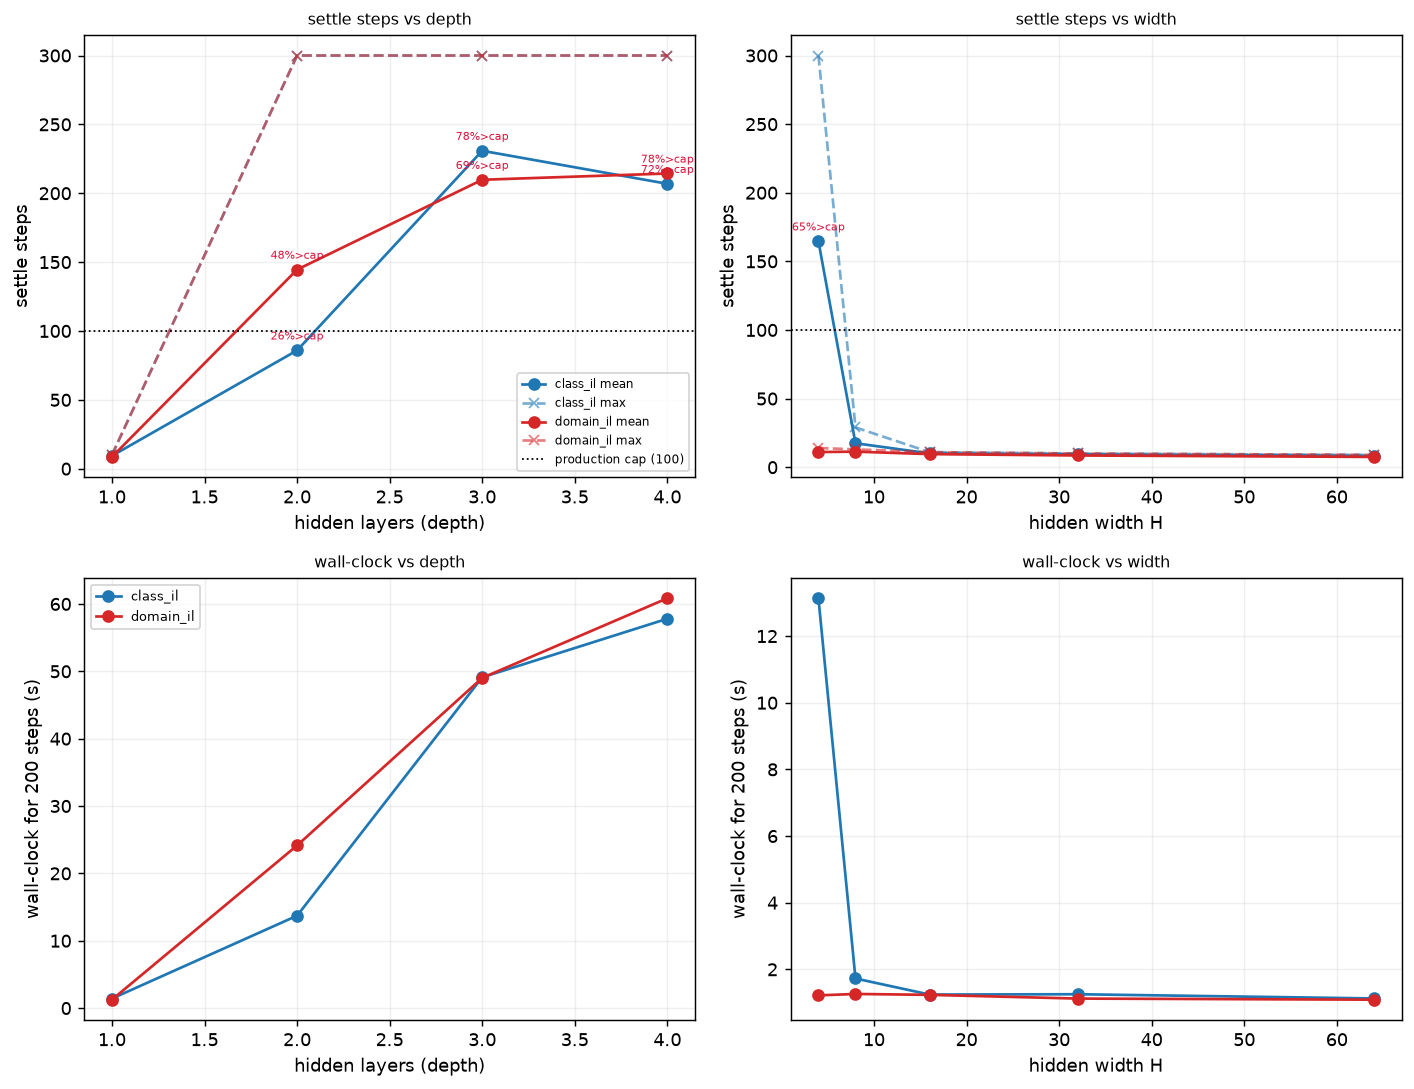

Write Python code to recreate this figure.
"""Does PC's settle step count grow with depth (a candidate explanation for 342's unusually long
runtime, since PC's settle control -- dt=0.4, adaptive stop -- was only validated at depth=1), and
does anything similarly unexpected show up across width (which might help explain the width
sweep's own non-monotonic pattern, e.g. H=8 not reaching significance while H=16/32/64 did)?

Report series 2, decade 345. Diagnostic, not a headline result -- mirrors 334's design (settle
steps under the established adaptive-stop criterion, read off LIVE training rather than a
separate probe) but sweeps depth and width instead of dt, which 334 already covered.

CHEAP APPROXIMATION, stated: a full matched-competence run at every depth/width (like 341/342
themselves) would cost exactly what this is trying to explain cheaply. Instead: N_STEPS=200 of
FIXED joint training (all classes at once, no task switch, no early stopping -- same simplification
344 used) per depth/width point, settle steps read off handle["diag"]["settle_steps"] after every
update (330's pattern). This does not reproduce 341/342 exactly, but it directly tests the
mechanism in question -- does settling itself cost more steps -- much more cheaply.

SETTLE_STEP_CAP here is 300, not the production 100 -- deliberately generous, so a depth/width
point that would be truncated in production shows up as a real, uncapped number here instead of
silently hitting the same ceiling. The production cap (100) is also checked against directly: the
fraction of updates that would have exceeded it is reported, since that fraction -- not just the
mean -- is what would make 341/342 slow (every capped update pays the full 100-step cost).

DEPTHS = [1,2,3,4] at width=32 (342's own grid). WIDTHS = [4,8,16,32,64] at depth=1 (341's own
grid). lr fixed at pc's established default (0.02). 3 seeds -- diagnostic, not a headline number.

One figure: 345_settle_steps_vs_depth_width.png, 2 rows (settle steps: mean+max; wall-clock for
the 200-step window) x 2 columns (depth axis, width axis), both scenarios overlaid per panel.
"""
import sys
import time
from pathlib import Path

ROOT = Path(__file__).resolve().parents[1]
sys.path.insert(0, str(ROOT))

import yaml
import numpy as np
import torch
import matplotlib.pyplot as plt

from src.protocol import PROTOCOL, replace, load, build, figure_path as _figure_path, \
    array_path as _array_path
from src.runner import _loader

SMOKE = "--smoke" in sys.argv
REPLOT = "--replot" in sys.argv

OPTIMAL_DT = 0.4
SETTLE_DELTA_TOL = 1e-4
SETTLE_PATIENCE = 3
PRODUCTION_CAP = 100   # what 341/342 actually use -- compared against here, not re-imposed

with open(Path(__file__).parent / "config_300.yaml") as f:
    CFG = yaml.safe_load(f)

if SMOKE:
    SEEDS, SEED_START = 2, 10
    DEPTHS, WIDTHS = [1, 2], [4, 32]
    N_STEPS = 20
    SETTLE_STEP_CAP = 60
    print("--smoke: tiny budget, results are NOT meaningful\n")
else:
    SEEDS = 3
    SEED_START = CFG["training"]["seed_start"]
    DEPTHS = [1, 2, 3, 4]
    WIDTHS = [4, 8, 16, 32, 64]
    N_STEPS = 200
    SETTLE_STEP_CAP = 300   # generous -- see docstring

SCENARIOS = CFG["data"]["scenarios"]
PC_LR = CFG["training"]["learning_rate"]["pc"]

BASE_PROTOCOL = replace(
    PROTOCOL,
    img_size=CFG["data"]["img_size"], n_tasks=CFG["data"]["n_tasks"],
    classes_per_task=CFG["data"]["classes_per_task"], fashion=CFG["data"]["fashion"],
    act=CFG["architecture"]["activation"], bias=CFG["architecture"]["bias"],
    init=CFG["architecture"]["init"],
    loss=CFG["output_layer"]["loss"], target=CFG["output_layer"]["target"],
    mask=CFG["output_layer"]["mask"], reduction=CFG["output_layer"]["reduction"],
    optimizer=CFG["training"]["optimizer"], batch=CFG["training"]["batch_size"],
    device=CFG["evaluation"]["device"],
)


def figure_path():
    return _figure_path(__file__, "SMOKE" if SMOKE else "")


def array_path():
    return _array_path(__file__, "SMOKE" if SMOKE else "")


def _row_for(proto, seed, data):
    """(mean_settle_steps, max_settle_steps, frac_over_production_cap, wallclock_seconds) over
    N_STEPS of fixed joint training."""
    handle = {}
    train_step, predict = build(proto, "pc", seed, handle=handle, lr=PC_LR, dt=OPTIMAL_DT,
                                steps=SETTLE_STEP_CAP, stop_delta=SETTLE_DELTA_TOL,
                                stop_patience=SETTLE_PATIENCE)
    settle_log = []

    # Domain-IL shares output units across the (here, single joint) class group -- label_map
    # remaps the 10 raw class ids onto the 5 output units train_step/pc_update actually expect.
    # None for Class-IL (out_dim == n_classes, so raw ids already are the right target index).
    tasks = proto.tasks(seed)
    lmap = proto.label_map(tasks)

    def wrapped(x, y, active=None):
        if lmap is not None:
            y = torch.tensor([lmap[int(v)] for v in y.tolist()], device=y.device)
            active = None if active is None else sorted({lmap[int(c)] for c in active})
        train_step(x, y, active=active)
        if "settle_steps" in handle["diag"]:
            settle_log.append(handle["diag"]["settle_steps"])

    classes = list(range(proto.n_classes))
    loader = _loader(data.train, data.class_idx, classes, proto.batch, seed=seed)
    it = iter(loader)
    t0 = time.perf_counter()
    for _ in range(N_STEPS):
        try:
            x, y = next(it)
        except StopIteration:
            it = iter(loader)
            x, y = next(it)
        wrapped(x.to(proto.device), y.to(proto.device), active=classes)
    wallclock = time.perf_counter() - t0

    s = np.array(settle_log, dtype=float)
    frac_over = float(np.mean(s >= PRODUCTION_CAP)) if s.size else float("nan")
    return float(s.mean()), float(s.max()), frac_over, wallclock


if REPLOT and Path(array_path()).exists():
    rows = list(np.load(array_path(), allow_pickle=True)["data"])
    print("--replot: redrawing from saved arrays, no training\n")
else:
    rows = []
    t0 = time.perf_counter()
    for scenario in SCENARIOS:
        proto = replace(BASE_PROTOCOL, scenario=scenario)
        for axis, values in [("depth", DEPTHS), ("width", WIDTHS)]:
            for v in values:
                p = replace(proto, hidden=32, n_layers=1)
                p = replace(p, n_layers=v) if axis == "depth" else replace(p, hidden=v)
                data = load(p)
                for seed in range(SEED_START, SEED_START + SEEDS):
                    mean_s, max_s, frac_over, wc = _row_for(p, seed, data)
                    rows.append((scenario, axis, v, seed, mean_s, max_s, frac_over, wc))
        print(f"  {scenario:10s} done   [{time.perf_counter() - t0:5.0f}s]")
    np.savez(array_path(), data=np.array(rows, dtype=object))
    print("saved arrays")


def _vals(scenario, axis, v, col):
    return np.array([r[col] for r in rows
                     if r[0] == scenario and r[1] == axis and r[2] == v], dtype=float)


SCEN_COLOR = {"class_il": "tab:blue", "domain_il": "tab:red"}
COL = dict(mean_s=4, max_s=5, frac_over=6, wallclock=7)

fig, axes = plt.subplots(2, 2, figsize=(11, 8.5))
for col_i, (axis, values, xlabel) in enumerate([("depth", DEPTHS, "hidden layers (depth)"),
                                               ("width", WIDTHS, "hidden width H")]):
    ax_settle, ax_wall = axes[0][col_i], axes[1][col_i]
    for scenario in SCENARIOS:
        means = [_vals(scenario, axis, v, COL["mean_s"]).mean() for v in values]
        maxes = [_vals(scenario, axis, v, COL["max_s"]).max() for v in values]
        ax_settle.plot(values, means, marker="o", color=SCEN_COLOR[scenario],
                      label=f"{scenario} mean")
        ax_settle.plot(values, maxes, marker="x", ls="--", color=SCEN_COLOR[scenario],
                      label=f"{scenario} max", alpha=0.6)
        for v, m in zip(values, means):
            frac = _vals(scenario, axis, v, COL["frac_over"]).mean()
            if frac > 0:
                ax_settle.annotate(f"{frac:.0%}>cap", (v, m), fontsize=6, color="crimson",
                                  xytext=(0, 6), textcoords="offset points", ha="center")

        wall = [_vals(scenario, axis, v, COL["wallclock"]).mean() for v in values]
        ax_wall.plot(values, wall, marker="o", color=SCEN_COLOR[scenario], label=scenario)

    ax_settle.axhline(PRODUCTION_CAP, color="black", ls=":", lw=1,
                      label=f"production cap ({PRODUCTION_CAP})")
    ax_settle.set_xlabel(xlabel); ax_settle.set_ylabel("settle steps")
    ax_settle.set_title(f"settle steps vs {axis}", fontsize=9)
    ax_settle.grid(alpha=0.2)
    if col_i == 0:
        ax_settle.legend(fontsize=6.5)

    ax_wall.set_xlabel(xlabel); ax_wall.set_ylabel(f"wall-clock for {N_STEPS} steps (s)")
    ax_wall.set_title(f"wall-clock vs {axis}", fontsize=9)
    ax_wall.grid(alpha=0.2)
    if col_i == 0:
        ax_wall.legend(fontsize=7)

fig.tight_layout()
fig.savefig(figure_path(), dpi=130, bbox_inches="tight")
print(f"saved {figure_path()}")

print("\nsummary (mean settle steps -> production-cap fraction):")
for scenario in SCENARIOS:
    print(f"  {scenario}")
    for axis, values in [("depth", DEPTHS), ("width", WIDTHS)]:
        for v in values:
            m = _vals(scenario, axis, v, COL["mean_s"]).mean()
            frac = _vals(scenario, axis, v, COL["frac_over"]).mean()
            wc = _vals(scenario, axis, v, COL["wallclock"]).mean()
            print(f"    {axis}={v:<4} mean settle steps={m:6.1f}   >cap frac={frac:5.1%}"
                 f"   wallclock/{N_STEPS}steps={wc:5.1f}s")
